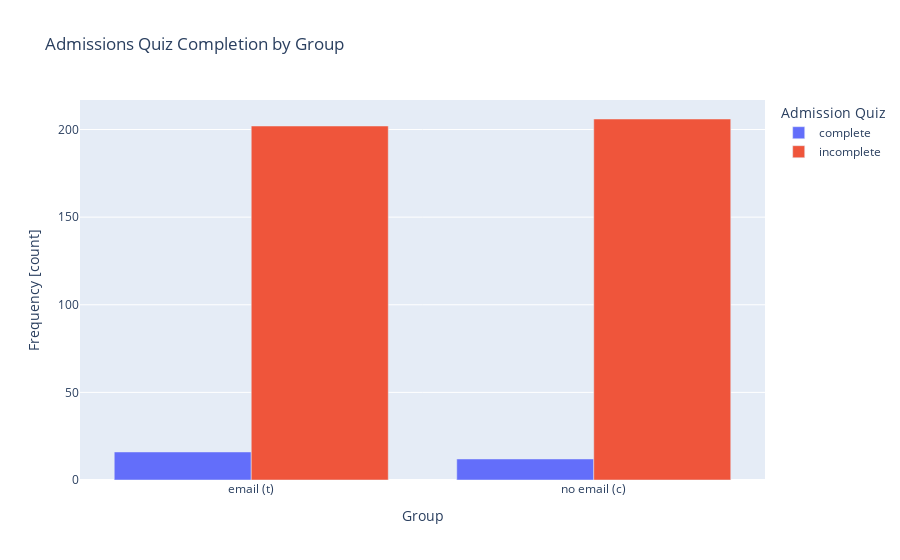

Notebook source saved alongside this figure:
### Markdown cell above
**Task 7.3.14:** Create a function that returns side-by-side bar chart from `data`, showing the number of complete and incomplete quizzes for both the treatment and control groups. Be sure to label the x-axis `"Group"`, the y-axis `"Frequency [count]"`, and use the title `"Admissions Quiz Completion by Group"`.

- [What's a bar chart?](../%40textbook/07-visualization-pandas.ipynb#Bar-Charts)
- [Create a bar chart using plotly express.](../%40textbook/08-visualization-plotly.ipynb#Bar-Chart)<span style='color: transparent; font-size:1%'>WQU WorldQuant University Applied Data Science Lab QQQQ</span>

### Code cell
def build_contingency_bar():
    # Create side-by-side bar chart
    fig = px.bar(
        data_frame=data,
        barmode="group",
        title="Admissions Quiz Completion by Group"
    )
    fig.update_layout(
        xaxis_title="Group",
        yaxis_title="Frequency [count]",
        legend={"title":"Admission Quiz"}
    )
    # Set axis labels
   
    return fig


build_contingency_bar().show()

### Figure 1 — Plotly figure (JSON) as saved in the notebook; plotly's stock layout.template omitted (floating-point values rounded to 4 significant figures)
{"data": [{"alignmentgroup": "True", "hovertemplate": "admissionsQuiz=complete<br>group=%{x}<br>value=%{y}<extra></extra>", "legendgroup": "complete", "marker": {"color": "#636efa", "pattern": {"shape": ""}}, "name": "complete", "offsetgroup": "complete", "orientation": "v", "showlegend": true, "textposition": "auto", "type": "bar", "x": ["email (t)", "no email (c)"], "xaxis": "x", "y": [16, 12], "yaxis": "y"}, {"alignmentgroup": "True", "hovertemplate": "admissionsQuiz=incomplete<br>group=%{x}<br>value=%{y}<extra></extra>", "legendgroup": "incomplete", "marker": {"color": "#EF553B", "pattern": {"shape": ""}}, "name": "incomplete", "offsetgroup": "incomplete", "orientation": "v", "showlegend": true, "textposition": "auto", "type": "bar", "x": ["email (t)", "no email (c)"], "xaxis": "x", "y": [202, 206], "yaxis": "y"}], "layout": {"barmode": "group", "legend": {"title": {"text": "Admission Quiz"}, "tracegroupgap": 0}, "title": {"text": "Admissions Quiz Completion by Group"}, "xaxis": {"anchor": "y", "domain": [0, 1], "title": {"text": "Group"}}, "yaxis": {"anchor": "x", "domain": [0, 1], "title": {"text": "Frequency [count]"}}}}
